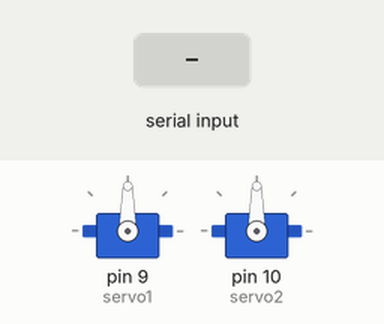
Recording of a sketch running on a simulated Arduino Uno, built with avr-gcc and run on an emulated ATmega328P. Parts: 2 × servo. The inputs (shaded band) are chosen by the test bench. What the sketch prints to the serial monitor is not drawn.

Above: at 1.2 s.
1.3 s: "LEFT\n" received over Serial
At 2.2 s:
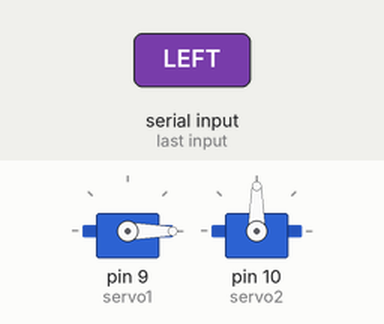
2.8 s: "RIGHT\n" received over Serial
At 3.4 s:
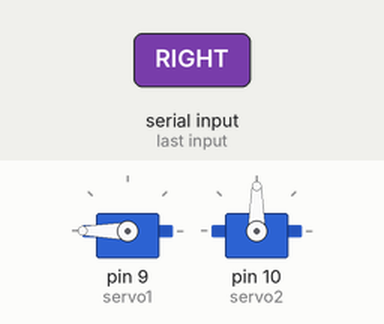
4.3 s: "NEXT\n" received over Serial
At 5.5 s:
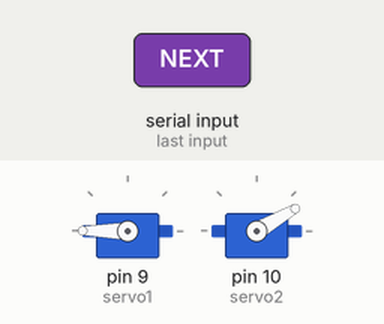
5.8 s: "MID\n" received over Serial
At 6.8 s:
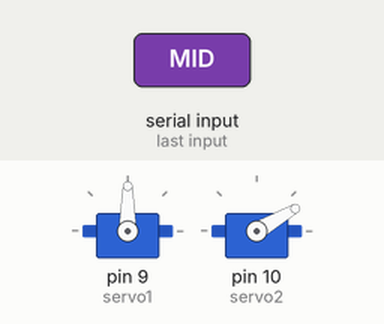
7.3 s: "NEXT\n" received over Serial
At 8.0 s:
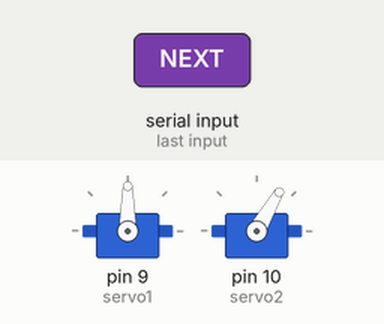
8.8 s: "LEFT\n" received over Serial
At 9.1 s:
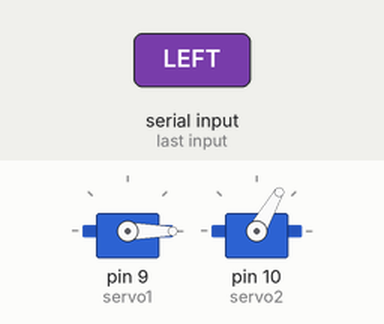
Timing chart, 0 to 11.3 s (numbered marks = the images above; inputs shaded):
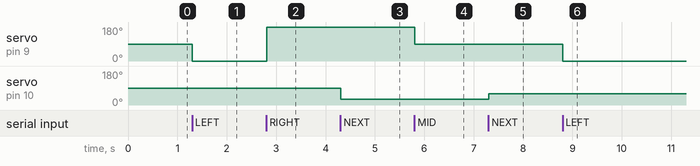

Measured:
- after the input at 1.3 s, servo on pin 9 (servo1): 90° → 0° at once
- after the input at 2.8 s, servo on pin 9 (servo1): 0° → 180° at once
- after the input at 4.3 s, servo on pin 10 (servo2): 90° → 30° at once
- after the input at 5.8 s, servo on pin 9 (servo1): 180° → 90° at once
- after the input at 7.3 s, servo on pin 10 (servo2): 30° → 60° at once
- after the input at 8.8 s, servo on pin 9 (servo1): 90° → 0° at once

The sketch:

servo.ino
```cpp
#include <Servo.h>

Servo servo1;   // first servo
Servo servo2;   // second servo

// Sequence for servo2
int stepIndex = 0;
int positions[5] = {30, 60, 100, 140, 160};

void setup() {
  Serial.begin(9600);

  servo1.attach(9);
  servo2.attach(10);

  Serial.println("Ready. Commands:");
  Serial.println("servo1: LEFT / MID / RIGHT");
  Serial.println("servo2: next");
}

void loop() {

  if (Serial.available()) {
    String cmd = Serial.readStringUntil('\n');
    cmd.trim();

    // ------- SERVO 1 COMMANDS -------
    if (cmd == "LEFT") {
      Serial.println("Servo1 → LEFT");
      servo1.write(0);
    }
    else if (cmd == "MID") {
      Serial.println("Servo1 → MID");
      servo1.write(90);
    }
    else if (cmd == "RIGHT") {
      Serial.println("Servo1 → RIGHT");
      servo1.write(180);
    }

    // ------- SERVO 2 COMMAND -------
    else if (cmd == "NEXT") {
      moveServo2Steps();
    }
  }
}

void moveServo2Steps() {

  if (stepIndex < 5) {
    int pos = positions[stepIndex];

    Serial.print("Servo2 move to: ");
    Serial.println(pos);

    servo2.write(pos);
    stepIndex++;
  }

  if (stepIndex == 5) {
    Serial.println("Servo2 sequence done → resetting to 0");
    servo2.write(0);
    stepIndex = 0;
  }
}
```
